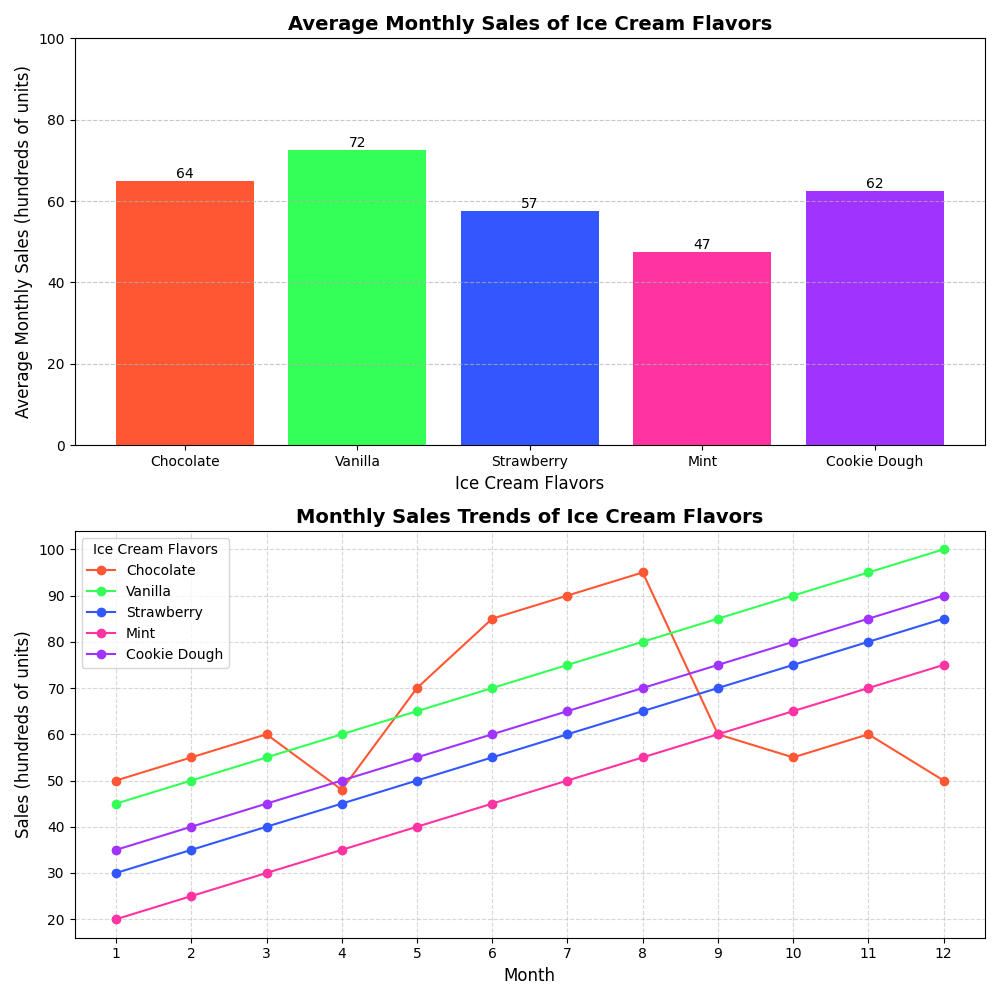

This chart was generated by the following Python code:
import matplotlib.pyplot as plt
import numpy as np

# Ice cream flavors
flavors = ['Chocolate', 'Vanilla', 'Strawberry', 'Mint', 'Cookie Dough']

# Monthly sales data for each flavor (in hundreds of units)
chocolate_sales = [50, 55, 60, 48, 70, 85, 90, 95, 60, 55, 60, 50]
vanilla_sales = [45, 50, 55, 60, 65, 70, 75, 80, 85, 90, 95, 100]
strawberry_sales = [30, 35, 40, 45, 50, 55, 60, 65, 70, 75, 80, 85]
mint_sales = [20, 25, 30, 35, 40, 45, 50, 55, 60, 65, 70, 75]
cookie_dough_sales = [35, 40, 45, 50, 55, 60, 65, 70, 75, 80, 85, 90]

# Aggregate the data into a NumPy array
monthly_sales = np.array([chocolate_sales, vanilla_sales, strawberry_sales, mint_sales, cookie_dough_sales])

# Calculate the average monthly sales for each flavor
average_sales = np.mean(monthly_sales, axis=1)

# Change the subplot arrangement to 2 rows and 1 column
fig, axs = plt.subplots(2, 1, figsize=(10, 10))

# Bar plot for average monthly sales with new colors
bars = axs[0].bar(flavors, average_sales, color=['#FF5733', '#33FF57', '#3357FF', '#FF33A1', '#A133FF'])
axs[0].set_title('Average Monthly Sales of Ice Cream Flavors', fontsize=14, fontweight='bold')
axs[0].set_xlabel('Ice Cream Flavors', fontsize=12)
axs[0].set_ylabel('Average Monthly Sales (hundreds of units)', fontsize=12)
axs[0].grid(axis='y', linestyle='--', alpha=0.7)
axs[0].set_ylim(0, 100)

# Adding data labels
for bar in bars:
    height = bar.get_height()
    axs[0].text(bar.get_x() + bar.get_width() / 2.0, height, f'{int(height)}', ha='center', va='bottom')

# Line plot for monthly sales trends with new colors
months = np.arange(1, 13)
new_colors = ['#FF5733', '#33FF57', '#3357FF', '#FF33A1', '#A133FF']
for i, sales in enumerate(monthly_sales):
    axs[1].plot(months, sales, marker='o', color=new_colors[i], label=flavors[i])

axs[1].set_title('Monthly Sales Trends of Ice Cream Flavors', fontsize=14, fontweight='bold')
axs[1].set_xlabel('Month', fontsize=12)
axs[1].set_ylabel('Sales (hundreds of units)', fontsize=12)
axs[1].set_xticks(months)
axs[1].legend(title='Ice Cream Flavors', fontsize=10)
axs[1].grid(True, linestyle='--', alpha=0.5)

plt.tight_layout()
plt.show()
